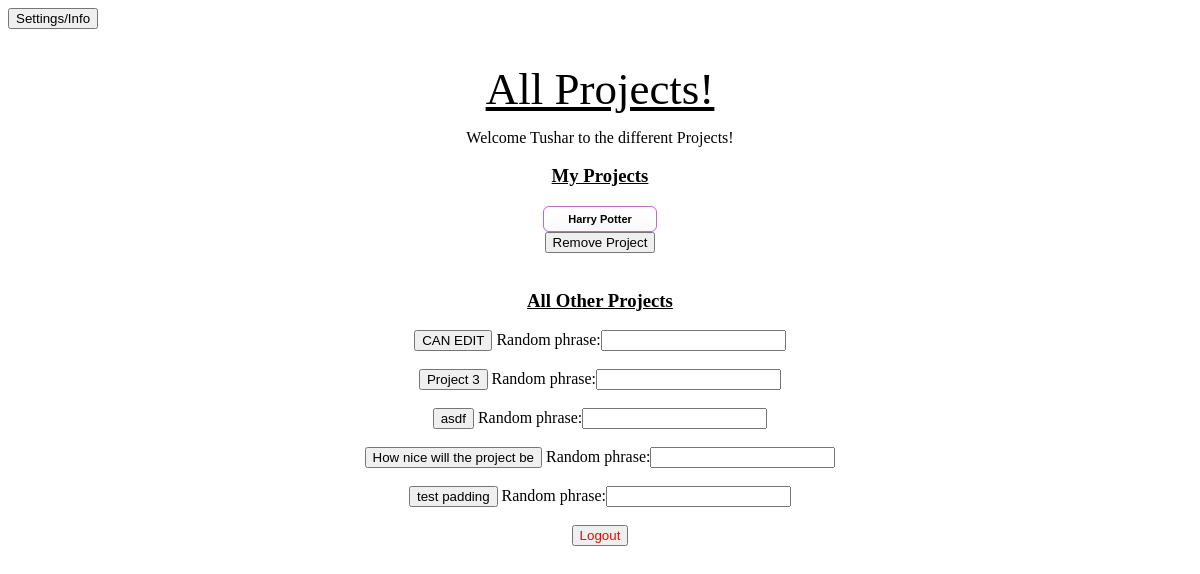
/quest/user_project_page/tdesai (signed in), run on the app's committed database.
### quest_extension/models.py (models this page shows)
class User(models.Model):
   user_ldap = models.CharField(max_length=45)
   user_first_name = models.CharField(max_length=45)
   user_last_name = models.CharField(max_length=45)
   user_email = models.CharField(max_length=45)
   user_manager_ldap = models.CharField(max_length=45)
   user_director_ldap = models.CharField(max_length=45)
   user_password = models.CharField(max_length = 45)
   user_reset_password_pin = models.CharField(max_length = 5, null=True, default = None)

class Project(models.Model):
    project_name = models.CharField(max_length=1000)
    project_description = models.CharField(max_length=1000)
    project_random_phrase = models.CharField(max_length = 255)
    project_editable = models.BooleanField()

### quest_extension/views.py (the view)
# urls.py: path('user_project_page/<ldap>', views.get_user_project_page),
def get_user_project_page(request, ldap):
    if not validate_user_access(request.session['current_user_ldap'], ldap):
        return HttpResponseRedirect('/quest/user_login')
    current_user = User.objects.get(user_ldap = ldap)
    user_projects = [user_project.project for user_project in UserProject.objects.filter(user = current_user)]
    user_project_ids = [project.id for project in user_projects]
    all_other_projects = [project for project in Project.objects.all() if project.id not in user_project_ids]
    add_new_project_form = AddNewProjectForm()
    context = {'current_user': current_user,
     'user_projects': user_projects,
      'all_other_projects': all_other_projects,
      'add_new_project_form': add_new_project_form}
    return render(request, 'quest_extension/user_project_page.html', context)

### quest_extension/forms.py
class AddNewProjectForm(forms.Form):
    random_phrase = forms.CharField()

### quest_extension/logic.py (called while the page is built)
def validate_user_access(session_ldap, current_ldap):
    return (session_ldap == current_ldap)

### quest_extension/templates/quest_extension/user_project_page.html (shortened to what this page needs)
{% load static %}
<!DOCTYPE html>
<html lang="en">
    <head>
	<link rel="stylesheet" type="text/css" href="{% static 'quest_extension/user_project_page_style.css' %}">
    </head>
    <body>
    <form method='GET' action = '/quest/user_info/{{current_user.user_ldap}}'>
        <button type='submit'>Settings/Info</button>
    </form>
    <div id = 'centered'>
        <h1>All Projects!</h1>
        <p>Welcome {{ current_user.user_first_name }} to the different Projects!</p>
        <h3> My Projects </h3>
        {% for project in user_projects %}
            <form method='GET', action = '/quest/user_home/{{ current_user.user_ldap }}/{{ project.id }}'>
                <div id= 'project_button'>
                    <button type='submit'>{{project.project_name}}</button>
                </div>
            </form>
            <form method='POST' action = '/quest/remove_user_project/{{ current_user.user_ldap }}'>
                <button onclick="return confirm('Are you sure you want to remove this project (All data submitted and all questions answered for this project will be deleted)?');" type = 'submit' name = 'remove_project' value = '{{ project.id }}'> Remove Project </button>
            </form>
            <br>
        {% endfor %}
        <h3> All Other Projects </h3>
        {% for project in all_other_projects %}
            <form id = 'add_new_project' method='POST' action = '/quest/add_user_project_page/{{ current_user.user_ldap }}'>
                <button type ='submit' name = 'project_id' value = '{{project.id}}'>{{project.project_name}}</button>
                {{ add_new_project_form }}
            </form>
            <br>
        {% endfor %}
            <div id= 'logout'>
            <form method='POST' action = '/quest/user_logout/{{ current_user.user_ldap}}'>
                    <button type = 'submit', name = 'logout'>Logout</button>
                </form>
            </div>
        </div>
    </body>
</html>

### quest_extension/static/quest_extension/user_project_page_style.css (style rules this page uses)
#centered { text-align: center; }
h1 { padding-top: 3%; text-decoration: underline; color: black; font-family: 'Trocchi', serif; font-size: 45px; font-weight: normal; line-height: 48px; margin: 0; }
h3 { text-decoration: underline; }
input { display: inline-block; }
#logout button { color:red; }
#project_button button { -moz-box-shadow:inset 0px 5px 23px 0px #ffffff; -webkit-box-shadow:inset 0px 5px 23px 0px #ffffff; box-shadow:inset 0px 5px 23px 0px #ffffff; background:-webkit-gradient(linear, left top, left bottom, color-stop(0.05, #ffffff), color-stop(1, #f6f6f6)); background:-moz-linear-gradient(top, #ffffff 5%, #f6f6f6 100%); background:-webkit-linear-gradient(top, #ffffff 5%, #f6f6f6 100%); background:-o-linear-gradient(top, #ffffff 5%, #f6f6f6 100%); background:-ms-linear-gradient(top, #ffffff 5%, #f6f6f6 100%); background:linear-gradient(to bottom, #ffffff 5%, #f6f6f6 100%); filter:progid:DXImageTransform.Microsoft.gradient(startColorstr='#ffffff', endColorstr='#f6f6f6',GradientType=0); background-color:#ffffff; -moz-border-radius:6px; -webkit-border-radius:6px; border-radius:6px; border:1.5px solid #c269c2; display:inline-block; cursor:pointer; color:black; font-family:Arial; font-size:11px; font-weight:bold; padding:6px 24px; text-decoration:none; }

### data on the page
User: user_first_name "Tushar"
Project: project_name "Harry Potter", {{ project.id }} 12 (drawn)
Project: {{ project.id }} 13 (drawn), project_name "CAN EDIT"
Project: {{ project.id }} 14 (drawn), project_name "Project 3"
Project: {{ project.id }} 21 (drawn), project_name "asdf"
Project: {{ project.id }} 42 (drawn), project_name "How nice will the project be"
Project: {{ project.id }} 43 (drawn), project_name "test padding"
